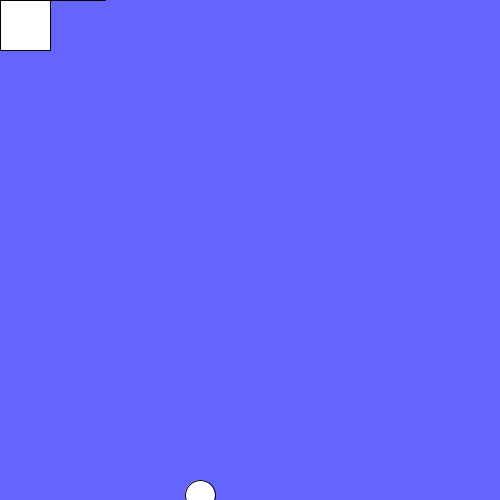
Frame 1 (no input)
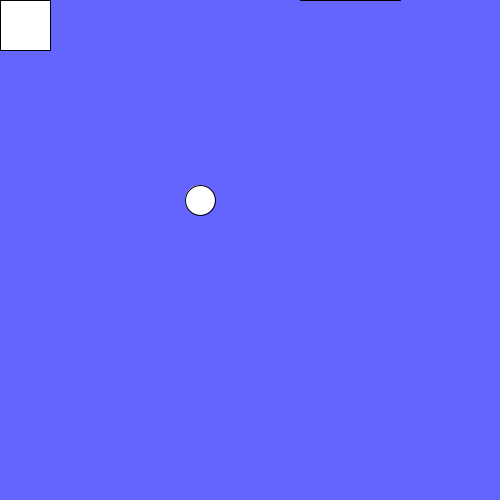
Frame 60 (the mouse pressed at the canvas centre just before this capture)
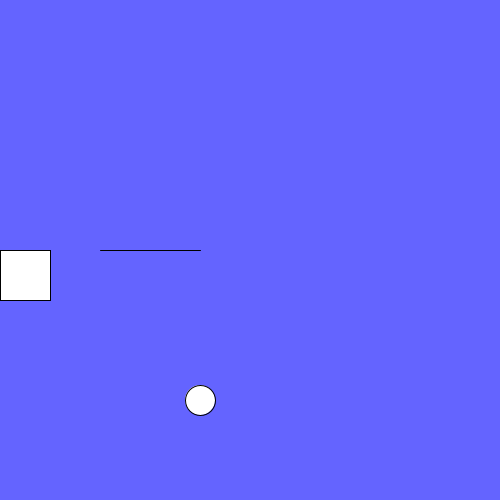
Frame 120 (the mouse held since frame 60 and released just before this capture)

The Processing sketch that drew these frames (run headless with seeded random() and noise(); from frame 60 on, the mouse is pressed at the canvas centre):

// Processing sketch: gamesketch
// ── gamesketch.pde
float y1 = 500;
float pijlX = 0;
float recta = 0;

void setup() {
  size(500,500);
}

void draw () {
  background(100,100,255);
  
  y1 = y1 - 5;
  pijlX = pijlX + 5;
  println(pijlX);
  line(pijlX,mouseY,pijlX + 100,mouseY);
  rect (0,mouseY, 50,50);
  ellipse(200,y1,30,30);
   
  if (y1<=0) {
    y1 = 500;
  }
  
  if(pijlX >= 500){
    pijlX = 0;
  }
}
